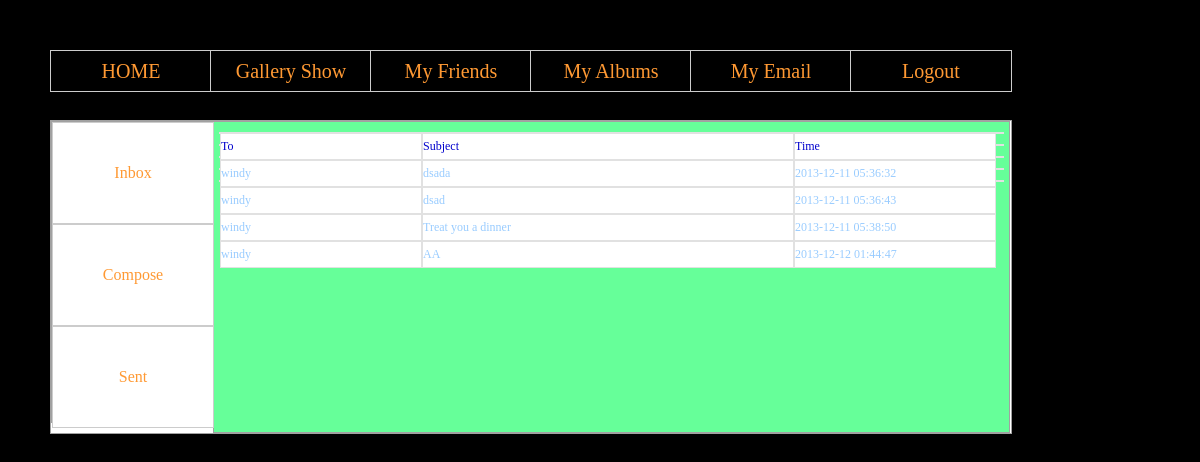
The page /php/email-3.php (signed in) on the database its author committed.
### tables this page shows
CREATE TABLE IF NOT EXISTS `email` (
  `email_id` int(11) NOT NULL AUTO_INCREMENT,
  `sender` int(11) NOT NULL,
  `receiver` int(11) NOT NULL,
  `send_date` timestamp NOT NULL DEFAULT CURRENT_TIMESTAMP ON UPDATE CURRENT_TIMESTAMP,
  `mail` text NOT NULL,
  `subject` text NOT NULL,
  PRIMARY KEY (`email_id`),
  KEY `sender` (`sender`),
  KEY `receiver` (`receiver`)
);

CREATE TABLE IF NOT EXISTS `user_info` (
  `user_id` int(11) NOT NULL AUTO_INCREMENT,
  `username` varchar(40) NOT NULL,
  `password` varchar(128) NOT NULL,
  `date_init` timestamp NOT NULL DEFAULT CURRENT_TIMESTAMP,
  `email` varchar(100) NOT NULL,
  `gender` varchar(10) DEFAULT NULL,
  `whats_up` text,
  `prolink` varchar(200) DEFAULT NULL,
  PRIMARY KEY (`user_id`),
  UNIQUE KEY `username` (`username`)
);

### php/newdb.php (called while the page is built, shortened)
<?PHP
class database
{
	private $link;
	private $res;
	private $host = "localhost";
	private $user = "root";
	private $pass = "90fgh314";
	public function connect()
	{
		if(!isset($this->link))
		{
			try{
				if(!$this->link=mysql_connect($this->host,$this->user,$this->pass))
				{
					throw new Exception("cannot connect");
				}
			}catch (Exception $e)
			{
				echo $e->getMessage();
				exit;
			}
		}
		else{
			$this->disconnect();
			$this->connect();
			echo "Conmnnnn";
		}
	}
	public function send_sql($sql)
	{
		try{
			if(!$this->res = mysql_query($sql, $this->link))
				throw new Exception("Could not send query");
		}catch(Exception $e)
		{
			echo $e->getMessage()."<BR>";
			echo mysql_error();
			exit;
		}
		return $this->res;
	}
}

### php/email-3.php (the view, shortened to what this page needs)
<?php
if(!isset($_SESSION['user']))
	{
		unset($_SESSION['login']);
      	session_destroy();
      	$redirect_page = "login.php";
      	header("Cache-Control: private, must-revalidate, max-age=0");
	  	header("Pragma: no-cache");
      	header('Location: '.$redirect_page);
	}
	else
	{
		$uuid = $_SESSION['user_id'];
		require_once("/Users/fanxiangmin/Sites/newdb.php");
		$db = new database();
		$db->connect();
		$sql = "select * from email where sender = '$uuid'; ";
		$res = $db->send_sql($sql);
	}
?>
<!DOCTYPE html>
<html>
	<head>
		<link href = "email.css" rel = "stylesheet" type = "text/css" media = "screen">
	</head>
	<body link = "#FF9933" vlink = "#FF9933" alink = "#FF9933">
		<div class="whole">
			<?php include("Limit.php")?>
			<div class = "welcome">
			</div>
			<div class="down">
				<div class="left">
					<ul id="bar">
						<li class="li1"><a href = "email.php">Inbox</a></li>
						<li class="li2"><a href = "email-1.php">Compose</a></li>
						<li class="li3"><a href = "email-3.php">Sent</a></li>
					</ul>
				</div>
				<div class="right">
					<div class="tag">
						<ul id="tag-ul">
							<li class="holder1">To</li>
							<li class="holder2">Subject</li>
							<li class="holder1">Time</li>
						</ul>
					</div>
					<?php
					while($res2=mysql_fetch_array($res)){
						$receiver_id = $res2['receiver'];
						$email_id = $res2['email_id'];
						$sql7 = "select username from user_info where user_id = '$receiver_id';";
						$res3 = $db->send_sql($sql7);
						$res4 = mysql_fetch_array($res3);
						$sname = $res4['username'];
						$receiving = 201;
						echo "<div class=\"content\"><ul id=\"content-ul\"><li class=\"holder1\">".$res4['username']."</li>
							<a href='emailst.php?eid=".$email_id."&sn=".$sname."&srsr=".$receiving."'><li class=\"holder2\">".$res2['subject']."</li></a>
														<li class=\"holder1\">".$res2['send_date']."</li>
						</ul>
					</div>";
					}
					?>
				</div>
			</div>
		</div>
	</body>
</html>

### css/email.css (style rules this page uses)
* { margin: 0px; padding: 0px; }
body { font-family: verdana; background: #000; padding: 50px; }
.down { float: left; background: white; width: 960px; border: 1px solid #a1a1a1; margin: 10px auto 10px auto; height: auto; }
.left { float: left; width: 160px; height: 300px; border: 1px solid #a1a1a1; }
ul#bar li { width: 160px; text-align: center; position: relative; margin-right: 0px; }
ul#bar a { text-decoration: none; display: block; width: 160px; height: 100px; line-height: 100px; background-color: #fff; border: 1px solid #CCC; }
.right { float: left; background: #66FF99; width: 795px; border: 1px solid #a1a1a1; height: 310px; }
.tag { height: auto; font-size: 12px; margin: 10px 5px 5px 5px; color: #555; border: 1px solid #e1e1e1; }
ul#tag-ul li.holder1 { float: left; text-decoration: none; display: block; width: 200px; height: 25px; line-height: 25px; background-color: #FFF; color: #0000CC; border: 1px solid #e1e1e1; }
ul#tag-ul li.holder2 { float: left; text-decoration: none; display: block; width: 370px; height: 25px; line-height: 25px; background-color: #FFF; color: #0000CC; border: 1px solid #e1e1e1; }
.content { height: auto; font-size: 12px; margin: 10px 5px 5px 5px; color: #99CCFF; border: 1px solid #e1e1e1; }
ul#content-ul li.holder1 { float: left; text-decoration: none; display: block; width: 200px; height: 25px; line-height: 25px; background-color: #FFF; color: #99CCFF; border: 1px solid #e1e1e1; }
ul#content-ul li.holder2 { float: left; text-decoration: none; display: block; width: 370px; height: 25px; line-height: 25px; background-color: #FFF; color: #99CCFF; border: 1px solid #e1e1e1; }

### php/email-3.php (style rules this page uses)
div.welcome { color: white; position: relative; top: 100px; left: 3px; float: left; z-index: 1; }

### rows shown on the page
email: user_info.username "windy", subject "dsada", send_date "2013-12-11 05:36:32"
email: user_info.username "windy", subject "dsad", send_date "2013-12-11 05:36:43"
email: user_info.username "windy", subject "Treat you a dinner", send_date "2013-12-11 05:38:50"
email: user_info.username "windy", subject "AA", send_date "2013-12-12 01:44:47"
